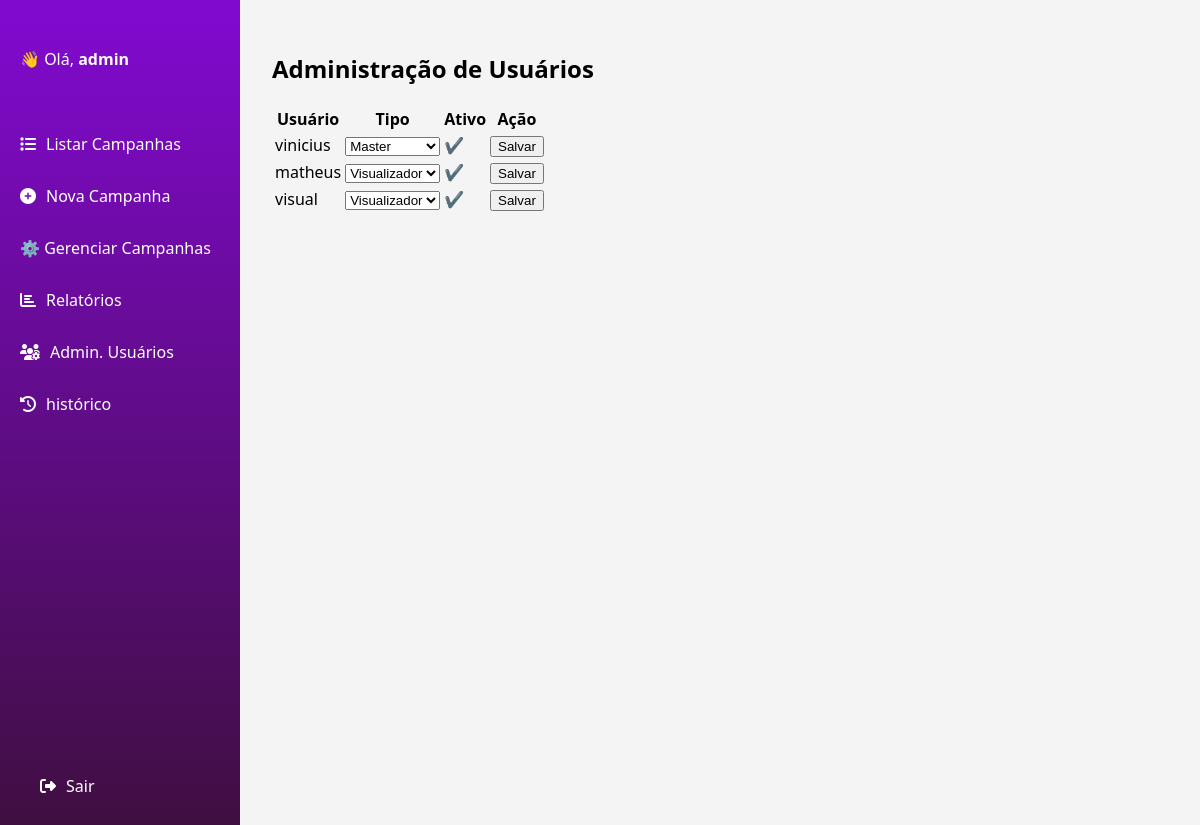
/gerenciar/ (signed in), run on the app's committed database.
### usuarios/models.py (models this page shows, shortened)
class Usuario(AbstractUser):
    TIPO_CHOICES = (
        ('master', 'Master'),
        ('editor', 'Editor'),
        ('visualizador', 'Visualizador'),
    )
    tipo = models.CharField(max_length=20, choices=TIPO_CHOICES, default='visualizador')

### usuarios/views.py (the view, shortened to what this page needs)
# urls.py: path('gerenciar/', admin_usuarios_view, name='admin_usuarios'),
@login_required(login_url='login')
@tipo_usuario_requerido('master')
def admin_usuarios_view(request):
    usuarios = Usuario.objects.exclude(id=request.user.id)
    return render(request, 'admin_usuarios.html', {'usuarios': usuarios})

### usuarios/templates/admin_usuarios.html (shortened to what this page needs)
{% extends 'base.html' %}
{% block content %}
<h2>Administração de Usuários</h2>
<table>
  <thead>
    <tr>
      <th>Usuário</th>
      <th>Tipo</th>
      <th>Ativo</th>
      <th>Ação</th>
    </tr>
  </thead>
  <tbody>
    {% for usuario in usuarios %}
      <tr>
        <td>{{ usuario.username }}</td>
        <td>
          <form method="post" onsubmit="event.preventDefault(); if(confirm('Deseja alterar o tipo do usuário?')) this.submit();">
            <select name="tipo">
              <option value="master" {% if usuario.tipo == 'master' %}selected{% endif %}>Master</option>
              <option value="visualizador" {% if usuario.tipo == 'visualizador' %}selected{% endif %}>Visualizador</option>
            </select>
        </td>
        <td>{{ usuario.is_active|yesno:"✔️,❌" }}</td>
        <td><button type="submit">Salvar</button></form></td>
      </tr>
    {% endfor %}
  </tbody>
</table>
{% endblock %}

### campanhas/templates/base.html (shortened to what this page needs)
<!DOCTYPE html>
<html lang="pt-br">
<head>
    <link rel="stylesheet" href="https://cdnjs.cloudflare.com/ajax/libs/font-awesome/6.4.0/css/all.min.css">
</head>
<body>
    <nav class="sidebar">
        <div style="padding: 0 20px; margin-bottom: 2rem;">
        {% if user.is_authenticated %}
            <p>👋 Olá, <strong>{{ user.username }}</strong></p>
        {% endif %}
        </div>
        <a href="{% url 'campanha_list' %}"><i class="fa fa-list"></i>Listar Campanhas</a>
        {% if user.is_authenticated and user.tipo in 'editor master' %}
            <a href="{% url 'campanha_create' %}"><i class="fa fa-plus-circle"></i>Nova Campanha</a>
            <a href="{% url 'campanha_controle' %}">⚙️ Gerenciar Campanhas</a>
        {% endif %}
        <a href="#"><i class="fa fa-chart-bar"></i>Relatórios</a>
        {% if user.is_authenticated and user.tipo == 'master' %}
        <a href="{% url 'admin_usuarios' %}"><i class="fa fa-users-cog"></i>Admin. Usuários</a>
        <a href="{% url 'historico_listagem' %}"><i class="fa fa-history"></i>histórico</a>
        {% endif %}
        <div style="margin-top: auto; padding: 20px;">
        {% if user.is_authenticated %}
            <a href="{% url 'logout' %}"><i class="fa fa-sign-out-alt"></i> Sair</a>
        {% endif %}
        </div>
    </nav>
    <main class="content">
        {% block content %}{% endblock %}
    </main>
</body>
</html>

### campanhas/templates/base.html (style rules this page uses)
body { margin: 0; font-family: 'Segoe UI', sans-serif; background-color: #f4f4f4; display: flex; }
.sidebar { width: 240px; height: 100vh; background: linear-gradient(to bottom, #820AD1, #3F0E40); color: white; display: flex; flex-direction: column; padding-top: 2rem; }
.sidebar a { color: white; text-decoration: none; padding: 15px 20px; display: flex; align-items: center; transition: background 0.2s; }
.sidebar i { margin-right: 10px; }
.content { flex: 1; padding: 2rem; }

### data on the page
Usuario: username "admin"
Usuario: username "vinicius", tipo "Master", is_active "✔️"
Usuario: username "matheus", tipo "Visualizador", is_active "✔️"
Usuario: username "visual", tipo "Visualizador", is_active "✔️"
